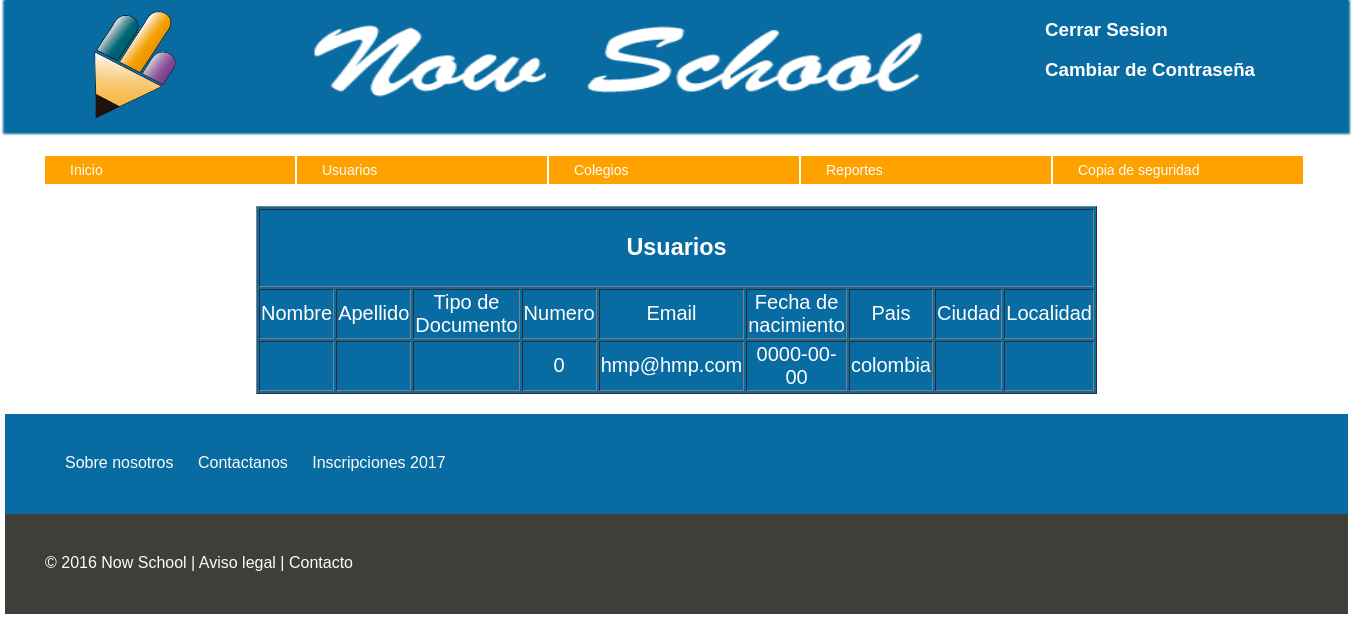
Screenshot of /ver_user.php (signed in) with the database file from the repository.
### tables this page shows
CREATE TABLE `cliente` (
  `id_cliente` int(5) NOT NULL AUTO_INCREMENT,
  `nombrec` varchar(50) NOT NULL,
  `apellidoc` varchar(50) NOT NULL,
  `tipoid` varchar(50) NOT NULL,
  `numeroid` int(20) NOT NULL,
  `email` varchar(30) NOT NULL,
  `fec_nac` date NOT NULL,
  `nacionalidad` varchar(30) NOT NULL,
  `ciudad` varchar(50) NOT NULL,
  `localidad` varchar(50) NOT NULL,
  PRIMARY KEY (`id_cliente`),
  UNIQUE KEY `email` (`email`)
);

### database/utilidades_sql.php (called while the page is built, shortened)
<?php
$MySqli = new MySqli (DB_HOST,DB_USER,DB_PASSWORD,DB_DATABASE);
mysqli_set_charset($MySqli, 'utf8');
function get_cliente ($cliente)
{
	global $MySqli;
	$sql = "SELECT * FROM cliente WHERE email='{$cliente}' limit 1";
	return $MySqli -> query($sql);
}
 ?>

### ver_user.php (the view)
<?php
include_once ('php/header.inc');
?>
<?php
include_once('database/utilidades_sql.php');
$result = get_cliente($_SESSION['email']);
?>
<div id="contenedor_vista_cliente">
 <div class="vista_cliente"><br>
        <table class="formatabla" border="1">
        <tr><td colspan="9">
        <h3>Usuarios</h3>
        <tr>
        <td>Nombre</td>
        <td>Apellido</td>
        <td>Tipo de Documento</td>
        <td>Numero</td>
        <td>Email</td>
        <td>Fecha de nacimiento</td>
        <td>Pais</td>
        <td>Ciudad</td>
        <td>Localidad</td>
        </tr>
<?php
$j=1;
while ($datos_cliente = $result -> fetch_assoc()) {
    if ($j%2==0){
            echo "<tr class='formatablatr0'>
            <td>".$datos_cliente ['nombrec']."</td>
            <td>".$datos_cliente ['apellidoc']."</td>
            <td>".$datos_cliente ['tipoid']."</td>
            <td>".$datos_cliente ['numeroid']."</td>
            <td>".$datos_cliente ['email']."</td>
            <td>".$datos_cliente ['fec_nac']."</td>
            <td>".$datos_cliente ['nacionalidad']."</td>
            <td>".$datos_cliente ['ciudad']."</td>
            <td>".$datos_cliente ['localidad']."</td>
            </tr>";
     }else{
            echo "<tr class='formatablatr1'>
             <td>".$datos_cliente ['nombrec']."</td>
            <td>".$datos_cliente ['apellidoc']."</td>
            <td>".$datos_cliente ['tipoid']."</td>
            <td>".$datos_cliente ['numeroid']."</td>
            <td>".$datos_cliente ['email']."</td>
            <td>".$datos_cliente ['fec_nac']."</td>
            <td>".$datos_cliente ['nacionalidad']."</td>
            <td>".$datos_cliente ['ciudad']."</td>
            <td>".$datos_cliente ['localidad']."</td>
            </tr>";
        }
    $j++;
 } ?>
</table>
    </div>
</div>
<?php
include_once ('php/footer.inc');
?>

### css/estilo.css (style rules this page uses)
body { margin: auto; width: 1343px; font-family: helvetica; }
.formatabla { width: 60%; background-color:#086CA2; color:white; margin: auto; }
.formatablatr1 { color: white; background-color:#086CA2; }
.vista_cliente { width: 100%; color:black; text-align: center; }
#contenedor_vista_cliente { width: 100%; color: black; font-size: 20px; }

### rows the page displays
cliente: numeroid "0", email "hmp@hmp.com", fec_nac "0000-00-00", nacionalidad "colombia"
